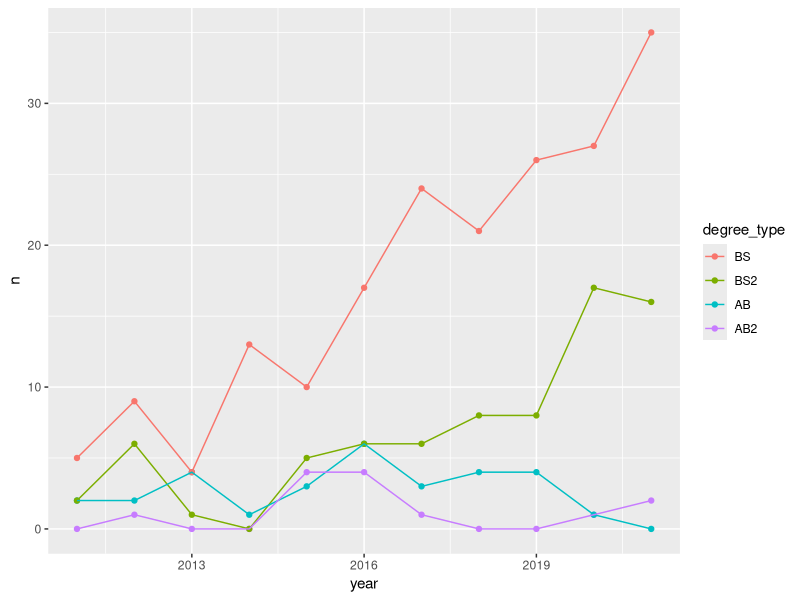
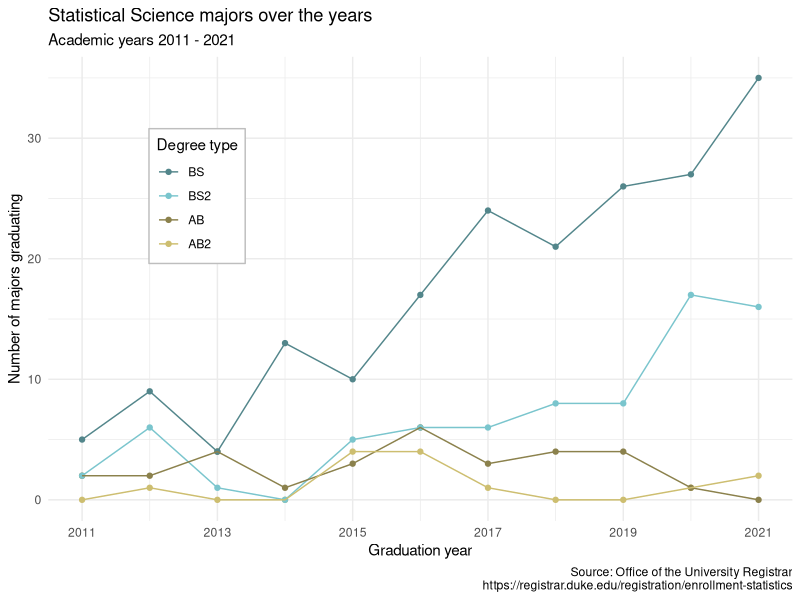
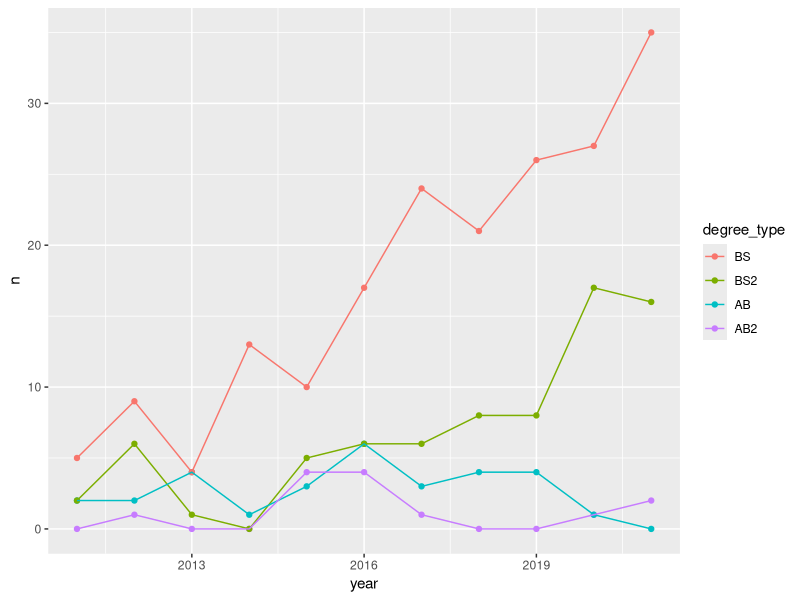
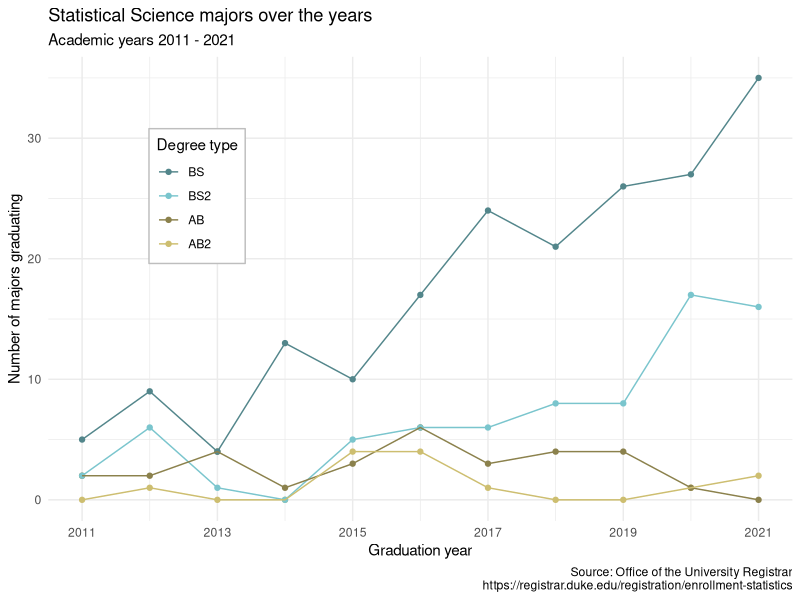

The R script that drew these images, in order:
# load packages ----------------------------------------------------------------

library(tidyverse)

# load data --------------------------------------------------------------------

statsci <- read_csv(here::here("ae/data", "statsci.csv"))

# make draft plot --------------------------------------------------------------

statsci |>
  pivot_longer(
    cols = -degree,
    names_to = "year",
    names_transform = as.numeric,
    values_to = "n"
  ) |>
  mutate(n = if_else(is.na(n), 0, n)) |>
  separate(degree, sep = " \\(", into = c("major", "degree_type")) |>
  mutate(
    degree_type = str_remove(degree_type, "\\)"),
    degree_type = fct_relevel(degree_type, "BS", "BS2", "AB", "AB2")
  ) |>
  ggplot(aes(x = year, y = n, color = degree_type)) +
  geom_point() +
  geom_line()

ggsave(filename = here::here("ae/images", "statsci-plot-draft.png"), width = 7, height = 5)

# make plot --------------------------------------------------------------------

statsci |>
  pivot_longer(
    cols = -degree,
    names_to = "year",
    names_transform = as.numeric,
    values_to = "n"
  ) |>
  mutate(n = if_else(is.na(n), 0, n)) |>
  separate(degree, sep = " \\(", into = c("major", "degree_type")) |>
  mutate(
    degree_type = str_remove(degree_type, "\\)"),
    degree_type = fct_relevel(degree_type, "BS", "BS2", "AB", "AB2")
    ) |>
  ggplot(aes(x = year, y = n, color = degree_type)) +
  geom_point() +
  geom_line() +
  scale_x_continuous(breaks = seq(2011, 2021, 2)) +
  scale_color_manual(
    values = c("BS" = "cadetblue4",
               "BS2" = "cadetblue3",
               "AB" = "lightgoldenrod4",
               "AB2" = "lightgoldenrod3")) +
  labs(
    x = "Graduation year",
    y = "Number of majors graduating",
    color = "Degree type",
    title = "Statistical Science majors over the years",
    subtitle = "Academic years 2011 - 2021",
    caption = "Source: Office of the University Registrar\nhttps://registrar.duke.edu/registration/enrollment-statistics"
  ) +
  theme_minimal() +
  theme(
    legend.position = c(0.2, 0.7),
    legend.background = element_rect(fill = "white", color = "gray")
    )

ggsave(filename = here::here("ae/images", "statsci-plot.png"), width = 7, height = 5)

